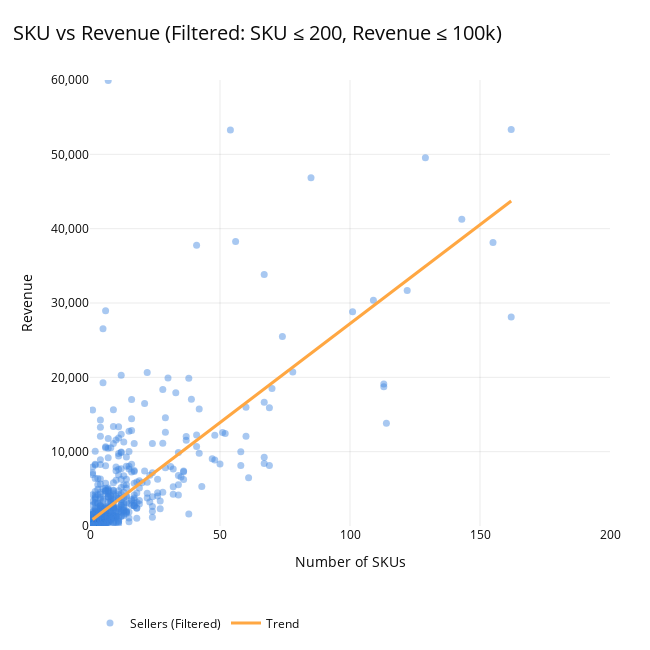

The notebook cell saved with this chart:
### Code cell
# =====================
# Color Palette (동일)
# =====================
C_BLACK  = "#0B0B0B"
C_BLUE   = "#3E84DF"
C_ORANGE = "#FFA742"
GRID     = "rgba(0,0,0,0.08)"

# =====================
# Outlier 제거
# =====================
filt = (tmp["seller_sku_cnt"] <= 200) & (tmp["seller_revenue"] <= 60_000)
df = tmp.loc[filt].copy()

x = df["seller_sku_cnt"]
y = df["seller_revenue"]

# =====================
# 추세선 (OLS)
# =====================
coef = np.polyfit(x, y, 1)
trend = np.poly1d(coef)

x_line = np.linspace(x.min(), x.max(), 200)
y_line = trend(x_line)

# =====================
# Figure
# =====================
fig = go.Figure()

# ① Scatter (Filtered points)
fig.add_trace(
    go.Scatter(
        x=x,
        y=y,
        mode="markers",
        marker=dict(
            size=7,
            color=C_BLUE,
            opacity=0.45
        ),
        hovertemplate=(
            "SKUs: %{x}<br>"
            "Revenue: %{y:,.0f}<extra></extra>"
        ),
        name="Sellers (Filtered)"
    )
)

# ② Trend line
fig.add_trace(
    go.Scatter(
        x=x_line,
        y=y_line,
        mode="lines",
        line=dict(color=C_ORANGE, width=3),
        name="Trend"
    )
)

# =====================
# Layout (정사각형 / White BG)
# =====================
fig.update_layout(
    width=650,
    height=650,  # 정사각형
    title=dict(
        text="SKU vs Revenue (Filtered: SKU ≤ 200, Revenue ≤ 100k)",
        x=0.02,
        font=dict(size=20, color=C_BLACK)
    ),
    xaxis_title="Number of SKUs",
    yaxis_title="Revenue",
    plot_bgcolor="white",
    paper_bgcolor="white",
    font=dict(color=C_BLACK),
    margin=dict(l=90, r=40, t=80, b=80),
    legend=dict(
        orientation="h",
        yanchor="bottom",
        y=-0.25,
        xanchor="left",
        x=0
    )
)

fig.update_xaxes(
    showgrid=True,
    gridcolor=GRID,
    zeroline=False,
    range=[0, 200]          # 👈 가독성 확실
)

fig.update_yaxes(
    showgrid=True,
    gridcolor=GRID,
    zeroline=False,
    tickformat=",.0f",
    range=[0, 60_000]      # 👈 가독성 확실
)

fig.show()

### Figure 1 — Plotly figure (JSON) as saved in the notebook; plotly's stock layout.template omitted (floating-point values rounded to 4 significant figures; data arrays with more than 128 entries replaced by an {"elided": "..."} marker saying what was removed)
{"data": [{"hovertemplate": "SKUs: %{x}<br>Revenue: %{y:,.0f}<extra></extra>", "marker": {"color": "#3E84DF", "opacity": 0.45, "size": 7}, "mode": "markers", "name": "Sellers (Filtered)", "type": "scatter", "x": {"elided": "1024 int values"}, "y": {"elided": "1024 float values"}}, {"line": {"color": "#FFA742", "width": 3}, "mode": "lines", "name": "Trend", "type": "scatter", "x": {"elided": "200 float values"}, "y": {"elided": "200 float values"}}], "layout": {"font": {"color": "#0B0B0B"}, "height": 650, "legend": {"orientation": "h", "x": 0, "xanchor": "left", "y": -0.25, "yanchor": "bottom"}, "margin": {"b": 80, "l": 90, "r": 40, "t": 80}, "paper_bgcolor": "white", "plot_bgcolor": "white", "title": {"font": {"color": "#0B0B0B", "size": 20}, "text": "SKU vs Revenue (Filtered: SKU ≤ 200, Revenue ≤ 100k)", "x": 0.02}, "width": 650, "xaxis": {"gridcolor": "rgba(0,0,0,0.08)", "range": [0, 200], "showgrid": true, "title": {"text": "Number of SKUs"}, "zeroline": false}, "yaxis": {"gridcolor": "rgba(0,0,0,0.08)", "range": [0, 60000], "showgrid": true, "tickformat": ",.0f", "title": {"text": "Revenue"}, "zeroline": false}}}
